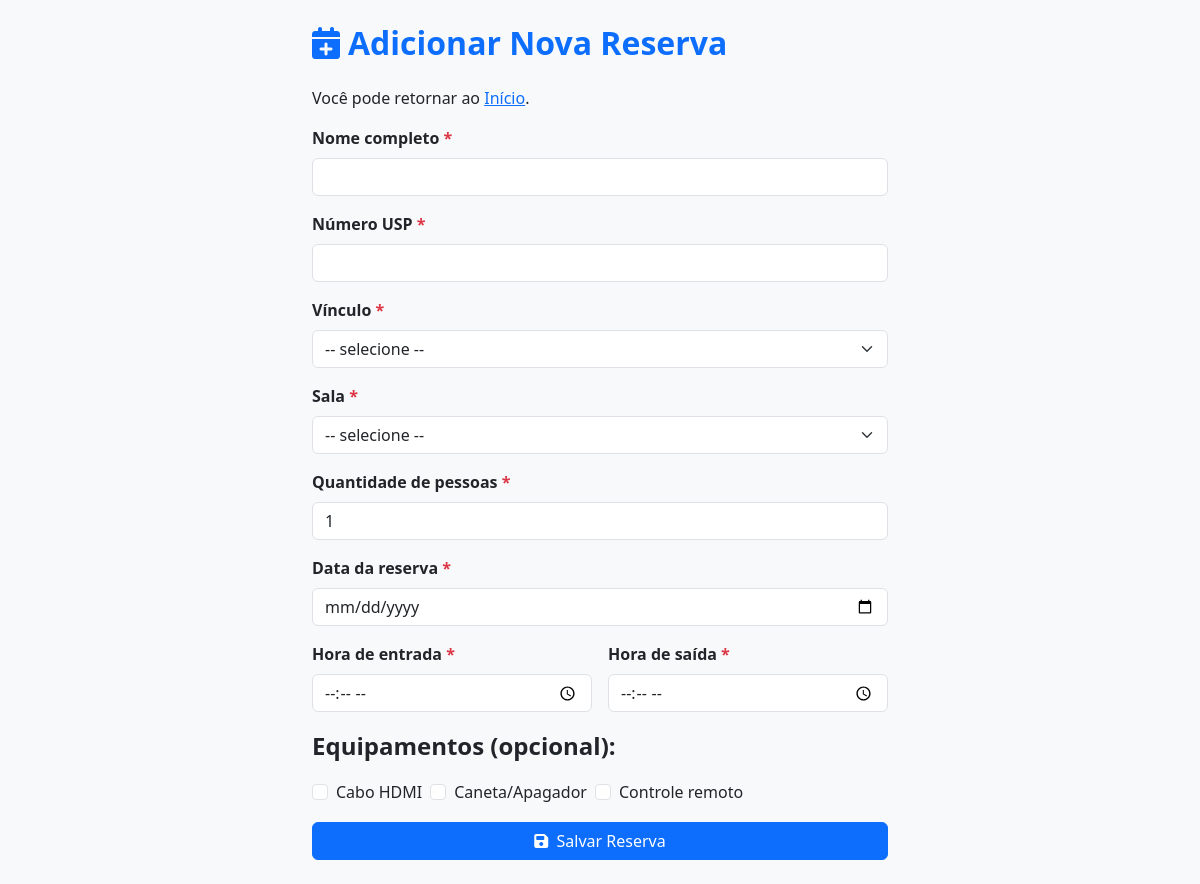
The page /admin/adicionar_reserva.php (signed in) on the database its author committed.
### tables this page shows
CREATE TABLE equipamentos (
    id INT AUTO_INCREMENT PRIMARY KEY,
    nome VARCHAR(100) NOT NULL
);

### admin/adicionar_reserva.php (the view, shortened to what this page needs)
<?php
require_once '../config.php';
$equipamentos = $pdo->query("SELECT id, nome FROM equipamentos ORDER BY nome")->fetchAll(PDO::FETCH_ASSOC);
?>
<!DOCTYPE html>
<html lang="pt-br">
<head>
<link href="https://cdn.jsdelivr.net/npm/bootstrap@5.3.0/dist/css/bootstrap.min.css" rel="stylesheet" />
<link rel="stylesheet" href="https://cdnjs.cloudflare.com/ajax/libs/font-awesome/6.4.2/css/all.min.css" />
</head>
<body class="bg-light">
<div class="container py-4" style="max-width:600px;">
  <h2 class="mb-4 text-primary fw-bold"><i class="fas fa-calendar-plus me-2"></i>Adicionar Nova Reserva</h2>
  <p>Você pode retornar ao <a href="login.php" class="button">Início</a>.</p>
  <form method="post" novalidate>
    <div class="mb-3">
      <label class="form-label fw-semibold" for="nome_completo">Nome completo <span class="text-danger">*</span></label>
      <input type="text" id="nome_completo" name="nome_completo" class="form-control" required
        value="<?=htmlspecialchars($_POST['nome_completo'] ?? '')?>" />
    </div>
    <div class="mb-3">
      <label class="form-label fw-semibold" for="numero_usp">Número USP <span class="text-danger">*</span></label>
      <input type="text" id="numero_usp" name="numero_usp" class="form-control" required
        value="<?=htmlspecialchars($_POST['numero_usp'] ?? '')?>" />
    </div>
    <div class="mb-3">
      <label class="form-label fw-semibold" for="vinculo">Vínculo <span class="text-danger">*</span></label>
      <select id="vinculo" name="vinculo" class="form-select" required>
        <option value="">-- selecione --</option>
      </select>
    </div>
    <div class="mb-3">
      <label class="form-label fw-semibold" for="sala_id">Sala <span class="text-danger">*</span></label>
      <select id="sala_id" name="sala_id" class="form-select" required>
        <option value="">-- selecione --</option>
      </select>
    </div>
    <div class="mb-3">
      <label class="form-label fw-semibold" for="quantidade_pessoas">Quantidade de pessoas <span class="text-danger">*</span></label>
      <input type="number" id="quantidade_pessoas" name="quantidade_pessoas" min="1" class="form-control" required
        value="<?=htmlspecialchars($_POST['quantidade_pessoas'] ?? '1')?>" />
    </div>
    <div class="mb-3">
      <label class="form-label fw-semibold" for="data_reserva">Data da reserva <span class="text-danger">*</span></label>
      <input type="date" id="data_reserva" name="data_reserva" class="form-control" required
        value="<?=htmlspecialchars($_POST['data_reserva'] ?? '')?>" />
    </div>
    <div class="mb-3 row gx-3">
      <div class="col">
        <label class="form-label fw-semibold" for="hora_entrada">Hora de entrada <span class="text-danger">*</span></label>
        <input type="time" id="hora_entrada" name="hora_entrada" class="form-control" required
          value="<?=htmlspecialchars($_POST['hora_entrada'] ?? '')?>" />
      </div>
      <div class="col">
        <label class="form-label fw-semibold" for="hora_saida">Hora de saída <span class="text-danger">*</span></label>
        <input type="time" id="hora_saida" name="hora_saida" class="form-control" required
          value="<?=htmlspecialchars($_POST['hora_saida'] ?? '')?>" />
      </div>
    </div>
    <fieldset class="mb-3">
      <legend class="fw-semibold mb-2">Equipamentos (opcional):</legend>
      <div class="row row-cols-auto g-2">
        <?php foreach($equipamentos as $eq): ?>
        <div class="col">
          <div class="form-check">
            <input class="form-check-input" type="checkbox" id="equip_<?=$eq['id']?>" name="equipamentos[]"
              value="<?=$eq['id']?>"
              <?= (isset($_POST['equipamentos']) && in_array($eq['id'], $_POST['equipamentos'])) ? 'checked' : '' ?>
              >
            <label class="form-check-label" for="equip_<?=$eq['id']?>"><?=htmlspecialchars($eq['nome'])?></label>
          </div>
        </div>
        <?php endforeach; ?>
      </div>
    </fieldset>
    <button type="submit" class="btn btn-primary w-100">
      <i class="fas fa-save me-1"></i> Salvar Reserva
    </button>
  </form>
</div>
</body>
</html>

### rows shown on the page
equipamentos: nome "Cabo HDMI"
equipamentos: nome "Caneta/Apagador"
equipamentos: nome "Controle remoto"
